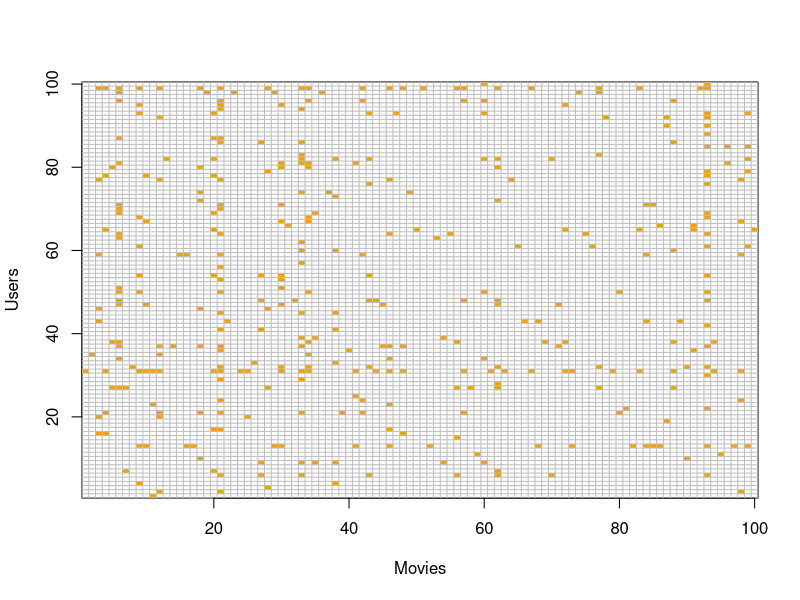
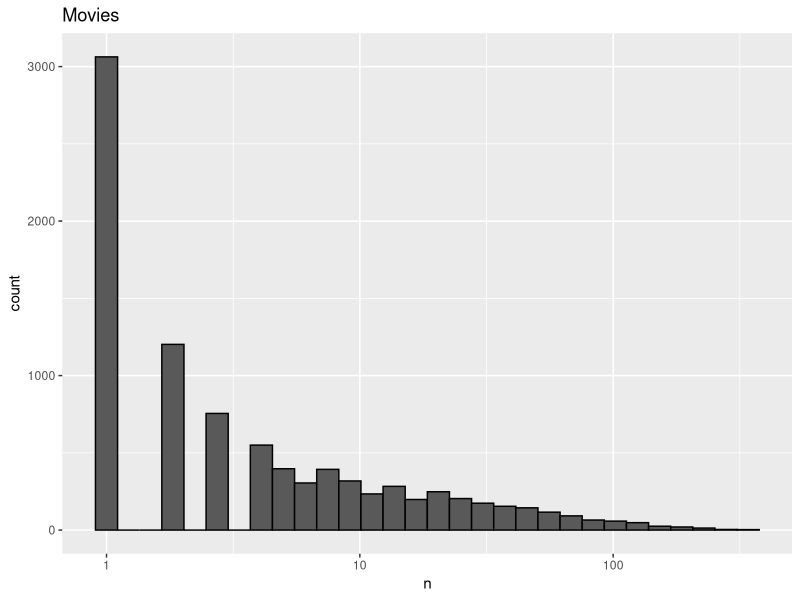
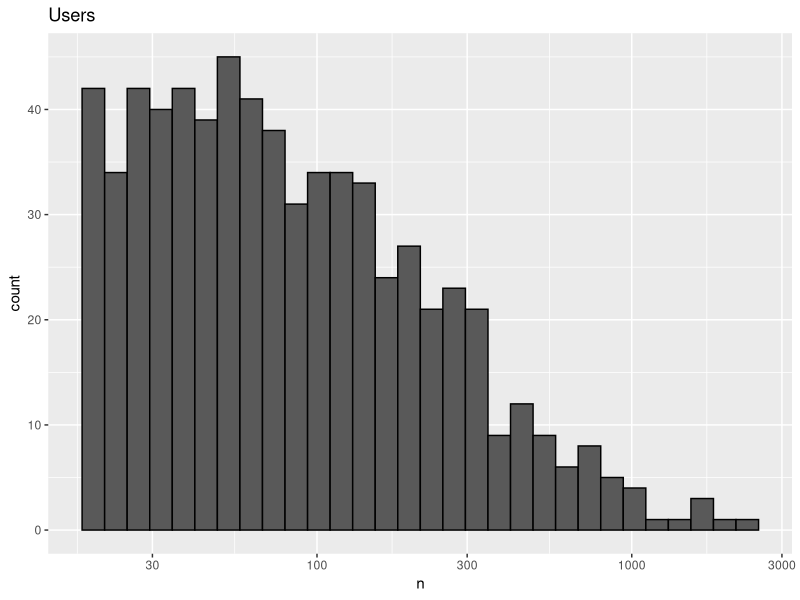
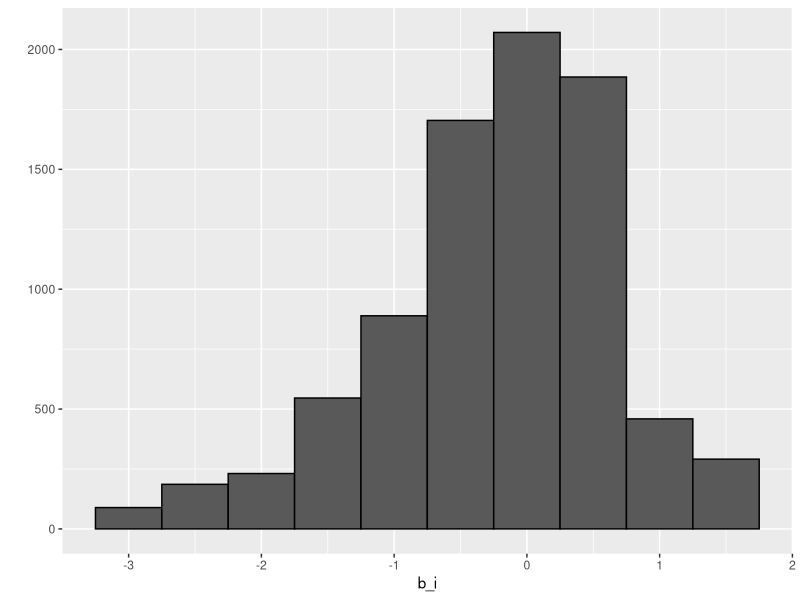
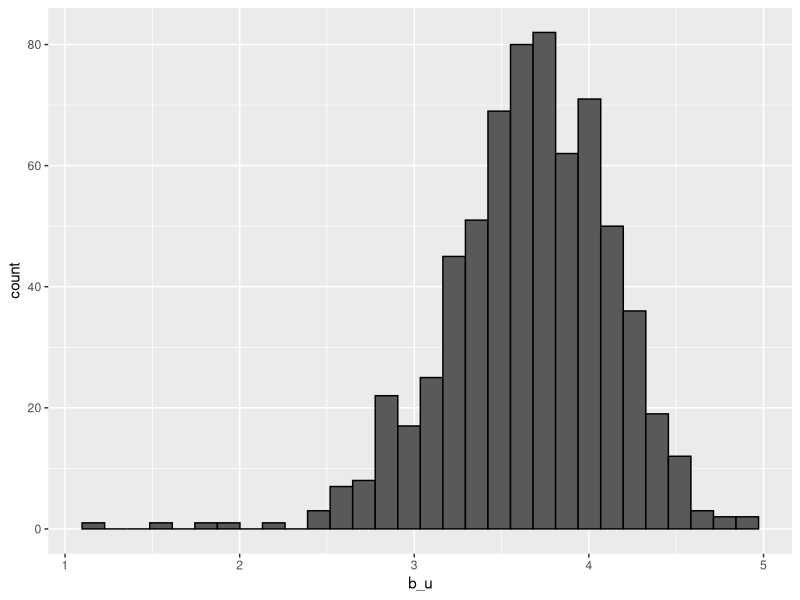

R code for these plots, in order:
## ---- chunk 1
library(dslabs)
library(tidyverse)
data("movielens")

head(movielens)

movielens %>%
     summarize(n_users = n_distinct(userId),
               n_movies = n_distinct(movieId))

keep <- movielens %>%
     dplyr::count(movieId) %>%
     top_n(5) %>%
     pull(movieId)
tab <- movielens %>%
     filter(userId %in% c(13:20)) %>% 
     filter(movieId %in% keep) %>% 
     select(userId, title, rating) %>% 
     spread(title, rating)
tab %>% knitr::kable()

users <- sample(unique(movielens$userId), 100)
#rafalib::mypar()
movielens %>% filter(userId %in% users) %>% 
     select(userId, movieId, rating) %>%
     mutate(rating = 1) %>%
     spread(movieId, rating) %>% select(sample(ncol(.), 100)) %>% 
     as.matrix() %>% t(.) %>%
     image(1:100, 1:100,. , xlab="Movies", ylab="Users")
abline(h=0:100+0.5, v=0:100+0.5, col = "grey")

movielens %>% 
     dplyr::count(movieId) %>% 
     ggplot(aes(n)) + 
     geom_histogram(bins = 30, color = "black") + 
     scale_x_log10() + 
     ggtitle("Movies")

movielens %>%
     dplyr::count(userId) %>% 
     ggplot(aes(n)) + 
     geom_histogram(bins = 30, color = "black") + 
     scale_x_log10() +
     ggtitle("Users")

library(caret)
set.seed(755)
test_index <- createDataPartition(y = movielens$rating, times = 1,
                                  p = 0.2, list = FALSE)
train_set <- movielens[-test_index,]
test_set <- movielens[test_index,]

test_set <- test_set %>% 
     semi_join(train_set, by = "movieId") %>%
     semi_join(train_set, by = "userId")

RMSE <- function(true_ratings, predicted_ratings){
     sqrt(mean((true_ratings - predicted_ratings)^2))
}
## ---- chunk 2
mu_hat <- mean(train_set$rating)
mu_hat

naive_rmse <- RMSE(test_set$rating, mu_hat)
naive_rmse

predictions <- rep(2.5, nrow(test_set))
RMSE(test_set$rating, predictions)

rmse_results <- data_frame(method = "Just the average", RMSE = naive_rmse)

# fit <- lm(rating ~ as.factor(userId), data = movielens)
mu <- mean(train_set$rating) 
movie_avgs <- train_set %>% 
     group_by(movieId) %>% 
     summarize(b_i = mean(rating - mu))

movie_avgs %>% qplot(b_i, geom ="histogram", bins = 10, data = ., color = I("black"))

predicted_ratings <- mu + test_set %>% 
     left_join(movie_avgs, by='movieId') %>%
     .$b_i

model_1_rmse <- RMSE(predicted_ratings, test_set$rating)
rmse_results <- bind_rows(rmse_results,
                          data_frame(method="Movie Effect Model",
                                     RMSE = model_1_rmse ))

rmse_results %>% knitr::kable()

train_set %>% 
     group_by(userId) %>% 
     summarize(b_u = mean(rating)) %>% 
     filter(n()>=100) %>%
     ggplot(aes(b_u)) + 
     geom_histogram(bins = 30, color = "black")

# lm(rating ~ as.factor(movieId) + as.factor(userId))
user_avgs <- test_set %>% 
     left_join(movie_avgs, by='movieId') %>%
     group_by(userId) %>%
     summarize(b_u = mean(rating - mu - b_i))

predicted_ratings <- test_set %>% 
     left_join(movie_avgs, by='movieId') %>%
     left_join(user_avgs, by='userId') %>%
     mutate(pred = mu + b_i + b_u) %>%
     .$pred

model_2_rmse <- RMSE(predicted_ratings, test_set$rating)
rmse_results <- bind_rows(rmse_results,
                          data_frame(method="Movie + User Effects Model",  
                                     RMSE = model_2_rmse ))
rmse_results %>% knitr::kable()
